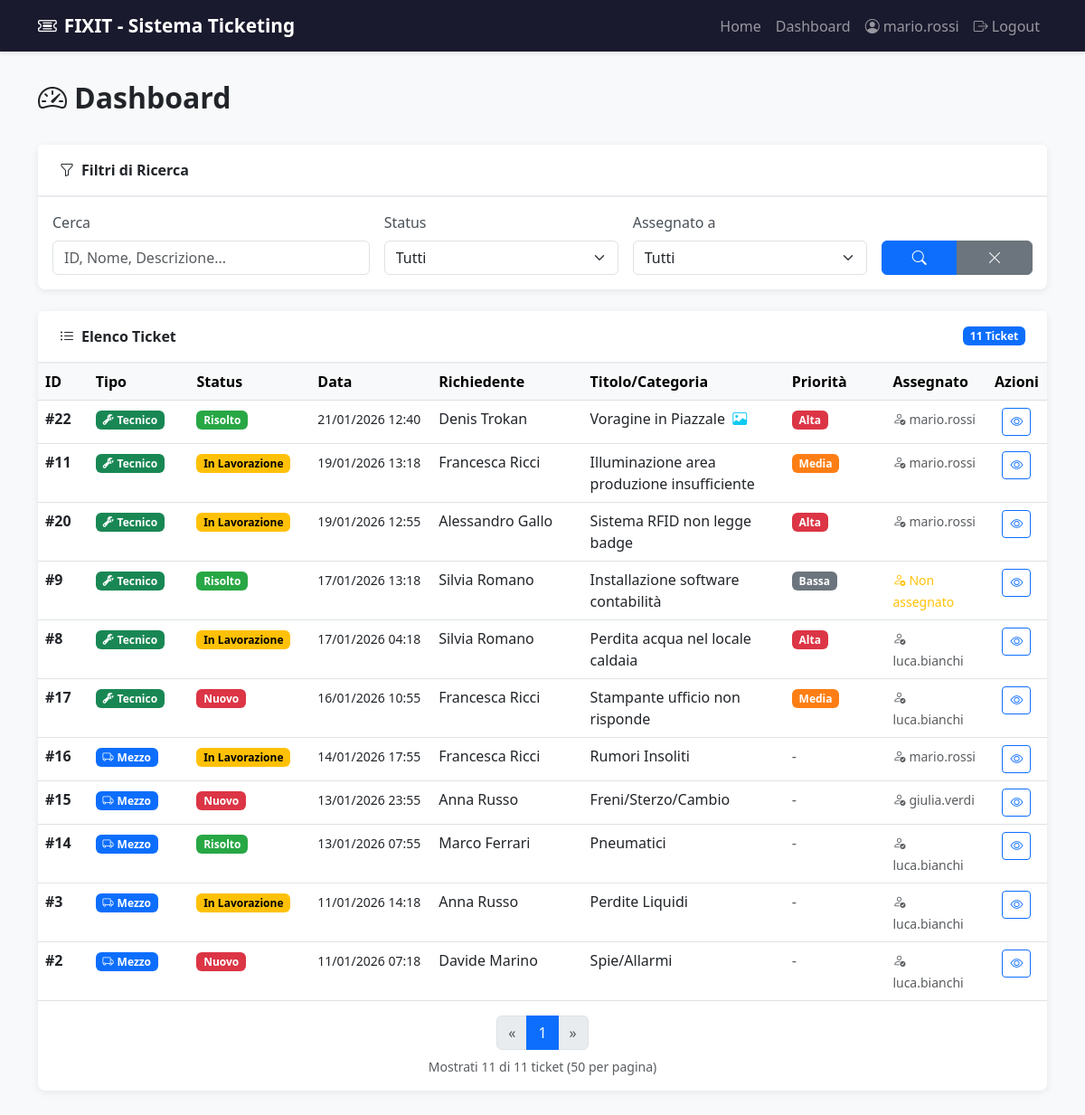
Screenshot of /admin/dashboard (signed in) with the database file from the repository.
### app.py (models this page shows, shortened)
class User(db.Model):
    __tablename__ = 'users'
    id = db.Column(db.Integer, primary_key=True)
    username = db.Column(db.String(80), unique=True, nullable=False)
    password_hash = db.Column(db.String(200), nullable=False)
    assigned_tickets = db.relationship('Ticket', backref='assigned_to', lazy=True, foreign_keys='Ticket.assigned_to_id')

class Ticket(db.Model):
    __tablename__ = 'tickets'
    id = db.Column(db.Integer, primary_key=True)
    ticket_type = db.Column(db.String(20), nullable=False)  # 'MEZZO' or 'TECNICO'
    status = db.Column(db.String(20), default='NUOVO', nullable=False)  # 'NUOVO', 'IN_LAVORAZIONE', 'RISOLTO'
    created_at = db.Column(db.DateTime, default=datetime.utcnow, nullable=False)
    started_at = db.Column(db.DateTime, nullable=True)
    closed_at = db.Column(db.DateTime, nullable=True)
    requester_name = db.Column(db.String(100), nullable=False)
    description = db.Column(db.Text, nullable=False)
    image_filename = db.Column(db.String(200), nullable=True)
    assigned_to_id = db.Column(db.Integer, db.ForeignKey('users.id'), nullable=True)
    vehicle_type = db.Column(db.String(50), nullable=True)
    vehicle_number = db.Column(db.String(50), nullable=True)
    mileage_hours = db.Column(db.String(50), nullable=True)
    anomaly_category = db.Column(db.String(100), nullable=True)
    department = db.Column(db.String(100), nullable=True)
    title = db.Column(db.String(200), nullable=True)
    priority = db.Column(db.String(20), nullable=True)  # 'BASSA', 'MEDIA', 'ALTA'
    comments = db.relationship('Comment', backref='ticket', lazy=True, cascade='all, delete-orphan')

### app.py (the view, shortened to what this page needs)
@app.route('/admin/dashboard')
@login_required
def dashboard():
    search_query = request.args.get('search', '').strip()
    status_filter = request.args.get('status', '').strip()
    assigned_filter = request.args.get('assigned', '').strip()
    page = request.args.get('page', 1, type=int)
    per_page = 50
    query = Ticket.query
    if status_filter:
        query = query.filter(Ticket.status == status_filter)
    if assigned_filter:
        if assigned_filter == 'unassigned':
            query = query.filter(Ticket.assigned_to_id.is_(None))
        else:
            query = query.filter(Ticket.assigned_to_id == int(assigned_filter))
    pagination = query.order_by(Ticket.created_at.desc()).paginate(page=page, per_page=per_page, error_out=False)
    tickets = pagination.items
    admins = User.query.all()
    return render_template('dashboard.html', tickets=tickets, admins=admins, pagination=pagination, per_page=per_page)

### templates/dashboard.html (shortened to what this page needs)
{% extends "base.html" %}
{% block content %}
<div class="row">
    <div class="col-12">
        <div class="d-flex justify-content-between align-items-center mb-4">
            <h2 class="fw-bold">
                <i class="bi bi-speedometer2 me-2"></i>Dashboard
            </h2>
        </div>
        <div class="card mb-4">
            <div class="card-header">
                <i class="bi bi-funnel me-2"></i>Filtri di Ricerca
            </div>
            <div class="card-body">
                <form method="GET" action="{{ url_for('dashboard') }}" class="row g-3">
                    <div class="col-md-4">
                        <label for="search" class="form-label">Cerca</label>
                        <input type="text" class="form-control" id="search" name="search"
                               placeholder="ID, Nome, Descrizione..."
                               value="{{ request.args.get('search', '') }}">
                    </div>
                    <div class="col-md-3">
                        <label for="status" class="form-label">Status</label>
                        <select class="form-select" id="status" name="status">
                            <option value="">Tutti</option>
                        </select>
                    </div>
                    <div class="col-md-3">
                        <label for="assigned" class="form-label">Assegnato a</label>
                        <select class="form-select" id="assigned" name="assigned">
                            <option value="">Tutti</option>
                        </select>
                    </div>
                    <div class="col-md-2 d-flex align-items-end">
                        <div class="btn-group w-100" role="group">
                            <button type="submit" class="btn btn-primary">
                                <i class="bi bi-search"></i>
                            </button>
                            <a href="{{ url_for('dashboard') }}" class="btn btn-secondary">
                                <i class="bi bi-x-lg"></i>
                            </a>
                        </div>
                    </div>
                </form>
            </div>
        </div>
        <div class="card">
            <div class="card-header d-flex justify-content-between align-items-center">
                <span><i class="bi bi-list-ul me-2"></i>Elenco Ticket</span>
                <span class="badge bg-primary">{{ pagination.total }} Ticket</span>
            </div>
            <div class="card-body p-0">
                {% if tickets %}
                    <div class="table-responsive">
                        <table class="table table-hover mb-0">
                            <thead class="table-light">
                                <tr>
                                    <th style="width: 5%;">ID</th>
                                    <th style="width: 10%;">Tipo</th>
                                    <th style="width: 12%;">Status</th>
                                    <th style="width: 12%;">Data</th>
                                    <th style="width: 15%;">Richiedente</th>
                                    <th style="width: 20%;">Titolo/Categoria</th>
                                    <th style="width: 10%;">Priorità</th>
                                    <th style="width: 10%;">Assegnato</th>
                                    <th style="width: 6%;" class="text-center">Azioni</th>
                                </tr>
                            </thead>
                            <tbody>
                                {% for ticket in tickets %}
                                <tr>
                                    <td class="fw-bold">#{{ ticket.id }}</td>
                                    <td>
                                        {% if ticket.ticket_type == 'MEZZO' %}
                                            <span class="badge bg-primary">
                                                <i class="bi bi-truck me-1"></i>Mezzo
                                            </span>
                                        {% else %}
                                            <span class="badge bg-success">
                                                <i class="bi bi-wrench-adjustable me-1"></i>Tecnico
                                            </span>
                                        {% endif %}
                                    </td>
                                    <td>
                                        {% if ticket.status == 'NUOVO' %}
                                            <span class="badge status-nuovo">Nuovo</span>
                                        {% elif ticket.status == 'IN_LAVORAZIONE' %}
                                            <span class="badge status-in_lavorazione">In Lavorazione</span>
                                        {% else %}
                                            <span class="badge status-risolto">Risolto</span>
                                        {% endif %}
                                    </td>
                                    <td>
                                        <small>{{ ticket.created_at.strftime('%d/%m/%Y %H:%M') }}</small>
                                    </td>
                                    <td>{{ ticket.requester_name }}</td>
                                    <td>
                                        {% if ticket.ticket_type == 'MEZZO' %}
                                            {{ ticket.anomaly_category }}
                                        {% else %}
                                            {{ ticket.title }}
                                            {% if ticket.image_filename %}
                                                <i class="bi bi-image text-info ms-1" title="Con foto"></i>
                                            {% endif %}
                                        {% endif %}
                                    </td>
                                    <td>
                                        {% if ticket.priority %}
                                            {% if ticket.priority == 'BASSA' %}
                                                <span class="badge priority-bassa">Bassa</span>
                                            {% elif ticket.priority == 'MEDIA' %}
                                                <span class="badge priority-media">Media</span>
                                            {% elif ticket.priority == 'ALTA' %}
                                                <span class="badge priority-alta">Alta</span>
                                            {% endif %}
                                        {% else %}
                                            <span class="text-muted">-</span>
                                        {% endif %}
                                    </td>
                                    <td>
                                        {% if ticket.assigned_to %}
                                            <small class="text-muted">
                                                <i class="bi bi-person-check me-1"></i>{{ ticket.assigned_to.username }}
                                            </small>
                                        {% else %}
                                            <small class="text-warning">
                                                <i class="bi bi-person-x me-1"></i>Non assegnato
                                            </small>
                                        {% endif %}
                                    </td>
                                    <td class="text-center">
                                        <a href="{{ url_for('ticket_detail', ticket_id=ticket.id) }}"
                                           class="btn btn-sm btn-outline-primary" title="Visualizza dettagli">
                                            <i class="bi bi-eye"></i>
                                        </a>
                                    </td>
                                </tr>
                                {% endfor %}
                            </tbody>
                        </table>
                    </div>
                    <div class="p-3">
                        <nav aria-label="Paginazione ticket">
                            <ul class="pagination justify-content-center mb-0">
                                <li class="page-item {% if not pagination.has_prev %}disabled{% endif %}">
                                    <a class="page-link" href="{{ url_for('dashboard', page=pagination.prev_num, search=request.args.get('search',''), status=request.args.get('status',''), assigned=request.args.get('assigned','')) }}" aria-label="Precedente">
                                        <span aria-hidden="true">&laquo;</span>
                                    </a>
                                </li>
                                {% for p in range(1, pagination.pages + 1) %}
                                    <li class="page-item {% if p == pagination.page %}active{% endif %}">
                                        <a class="page-link" href="{{ url_for('dashboard', page=p, search=request.args.get('search',''), status=request.args.get('status',''), assigned=request.args.get('assigned','')) }}">{{ p }}</a>
                                    </li>
                                {% endfor %}
                                <li class="page-item {% if not pagination.has_next %}disabled{% endif %}">
                                    <a class="page-link" href="{{ url_for('dashboard', page=pagination.next_num, search=request.args.get('search',''), status=request.args.get('status',''), assigned=request.args.get('assigned','')) }}" aria-label="Successivo">
                                        <span aria-hidden="true">&raquo;</span>
                                    </a>
                                </li>
                            </ul>
                        </nav>
                        <div class="text-center text-muted small mt-2">
                            Mostrati {{ tickets|length }} di {{ pagination.total }} ticket ({{ per_page }} per pagina)
                        </div>
                    </div>
                {% else %}
                    <div class="text-center py-5">
                        <i class="bi bi-inbox display-1 text-muted"></i>
                        <p class="text-muted mt-3">Nessun ticket trovato con i filtri selezionati.</p>
                    </div>
                {% endif %}
            </div>
        </div>
    </div>
</div>
{% endblock %}

### templates/base.html (shortened to what this page needs)
<!DOCTYPE html>
<html lang="it">
<head>
    <link href="https://cdn.jsdelivr.net/npm/bootstrap@5.3.0/dist/css/bootstrap.min.css" rel="stylesheet">
    <link rel="stylesheet" href="https://cdn.jsdelivr.net/npm/bootstrap-icons@1.10.0/font/bootstrap-icons.css">
</head>
<body>
    <nav class="navbar navbar-expand-lg navbar-dark">
        <div class="container">
            <a class="navbar-brand" href="{{ url_for('index') }}">
                <i class="bi bi-ticket-detailed me-2"></i>FIXIT - Sistema Ticketing
            </a>
            <div class="collapse navbar-collapse" id="navbarNav">
                <ul class="navbar-nav ms-auto">
                    <li class="nav-item">
                        <a class="nav-link" href="{{ url_for('index') }}">Home</a>
                    </li>
                    {% if session.get('user_id') %}
                        <li class="nav-item">
                            <a class="nav-link" href="{{ url_for('dashboard') }}">Dashboard</a>
                        </li>
                        <li class="nav-item">
                            <span class="nav-link">
                                <i class="bi bi-person-circle me-1"></i>{{ session.get('username') }}
                            </span>
                        </li>
                        <li class="nav-item">
                            <a class="nav-link" href="{{ url_for('logout') }}">
                                <i class="bi bi-box-arrow-right me-1"></i>Logout
                            </a>
                        </li>
                    {% else %}
                        <li class="nav-item">
                            <a class="nav-link" href="{{ url_for('login') }}">
                                <i class="bi bi-lock me-1"></i>Admin Login
                            </a>
                        </li>
                    {% endif %}
                </ul>
            </div>
        </div>
    </nav>
    <div class="main-content">
        <div class="container">
            {% block content %}{% endblock %}
        </div>
    </div>
</body>
</html>

### rows the page displays
User: get "mario.rossi"
Ticket: id "22", ticket_type "TECNICO" (drawn), status "Risolto", created_at "21/01/2026 12:40", requester_name "Denis Trokan", title "Voragine in Piazzale", priority "Alta", assigned_to.username "mario.rossi"
Ticket: id "11", ticket_type "TECNICO" (drawn), status "In Lavorazione", created_at "19/01/2026 13:18", requester_name "Francesca Ricci", title "Illuminazione area produzione insufficiente", priority "Media", assigned_to.username "mario.rossi"
Ticket: id "20", ticket_type "TECNICO" (drawn), status "In Lavorazione", created_at "19/01/2026 12:55", requester_name "Alessandro Gallo", title "Sistema RFID non legge badge", priority "Alta", assigned_to.username "mario.rossi"
Ticket: id "9", ticket_type "TECNICO" (drawn), status "Risolto", created_at "17/01/2026 13:18", requester_name "Silvia Romano", title "Installazione software contabilità", priority "Bassa", shows "Non assegnato"
Ticket: id "8", ticket_type "TECNICO" (drawn), status "In Lavorazione", created_at "17/01/2026 04:18", requester_name "Silvia Romano", title "Perdita acqua nel locale caldaia", priority "Alta", assigned_to.username "luca.bianchi"
Ticket: id "17", ticket_type "TECNICO" (drawn), status "Nuovo", created_at "16/01/2026 10:55", requester_name "Francesca Ricci", title "Stampante ufficio non risponde", priority "Media", assigned_to.username "luca.bianchi"
Ticket: id "16", ticket_type "MEZZO" (drawn), status "In Lavorazione", created_at "14/01/2026 17:55", requester_name "Francesca Ricci", anomaly_category "Rumori Insoliti", assigned_to.username "mario.rossi"
Ticket: id "15", ticket_type "MEZZO" (drawn), status "Nuovo", created_at "13/01/2026 23:55", requester_name "Anna Russo", anomaly_category "Freni/Sterzo/Cambio", assigned_to.username "giulia.verdi"
Ticket: id "14", ticket_type "MEZZO" (drawn), status "Risolto", created_at "13/01/2026 07:55", requester_name "Marco Ferrari", anomaly_category "Pneumatici", assigned_to.username "luca.bianchi"
Ticket: id "3", ticket_type "MEZZO" (drawn), status "In Lavorazione", created_at "11/01/2026 14:18", requester_name "Anna Russo", anomaly_category "Perdite Liquidi", assigned_to.username "luca.bianchi"
Ticket: id "2", ticket_type "MEZZO" (drawn), status "Nuovo", created_at "11/01/2026 07:18", requester_name "Davide Marino", anomaly_category "Spie/Allarmi", assigned_to.username "luca.bianchi"

### other values shown
{{ pagination.total }} "11"
{{ p }} "1"
{{ tickets|length }} "11"
{{ per_page }} "50"
